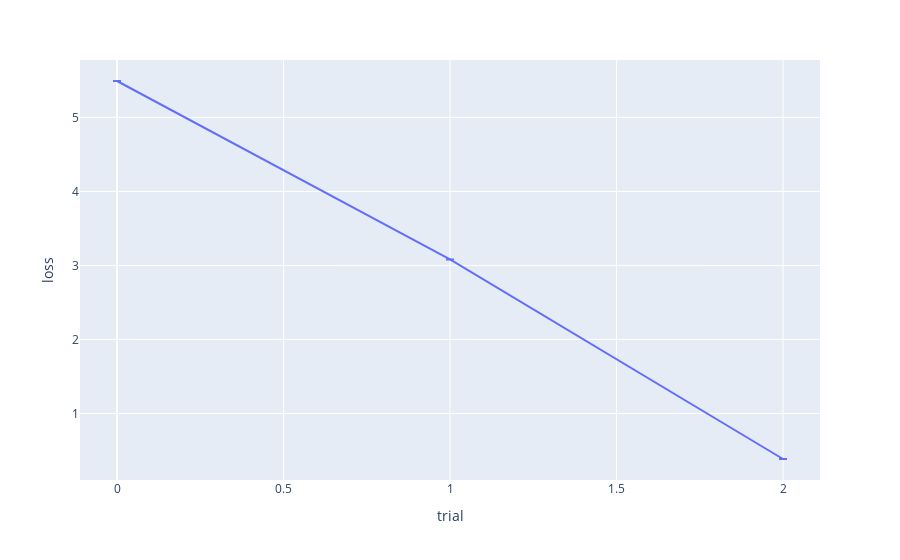
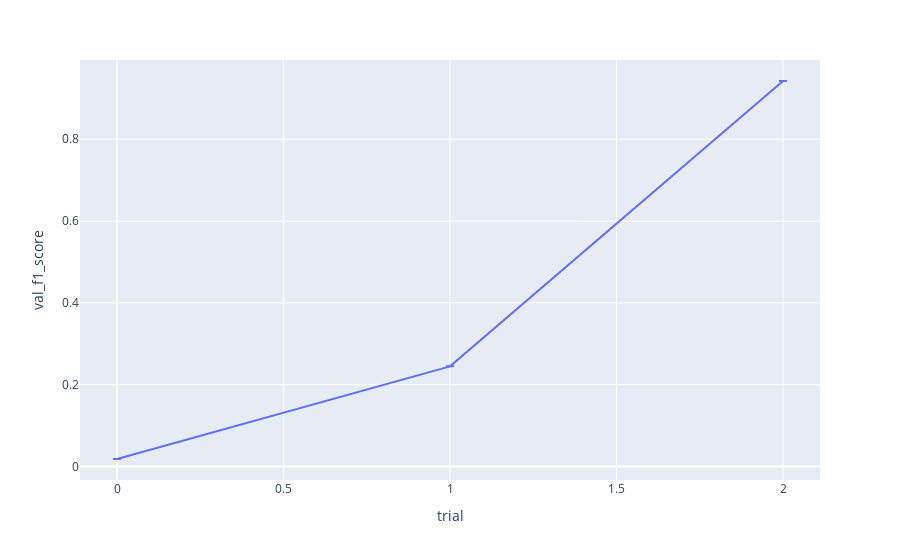
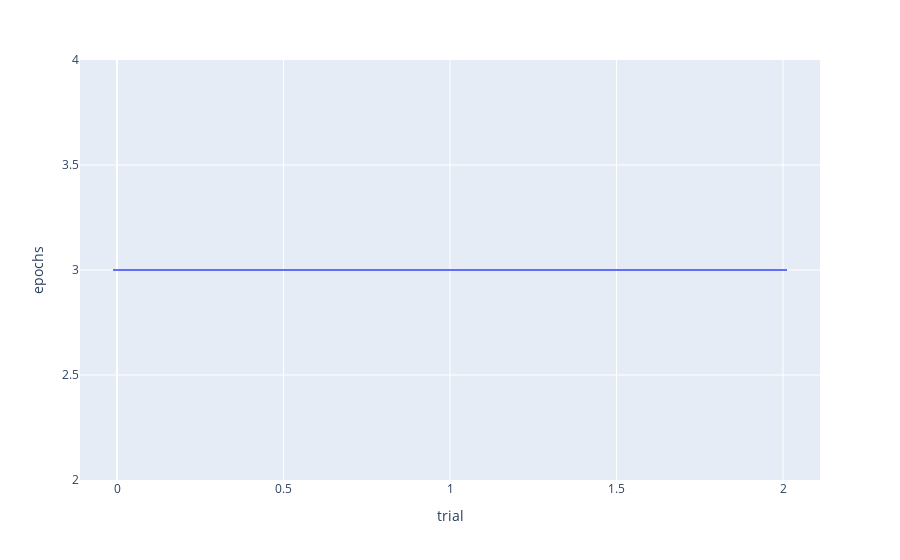

Notebook code for these charts, in order:
### Code cell
show_best_vals("../../../models/tuning/testfast2/")

### Figure 1 — Plotly figure (JSON) as saved in the notebook; plotly's stock layout.template omitted (floating-point values rounded to 4 significant figures)
{"data": [{"error_y": {"array": [null, null, null]}, "hovertemplate": "trial=%{x}<br>loss=%{y}<extra></extra>", "legendgroup": "", "line": {"color": "#636efa", "dash": "solid"}, "marker": {"symbol": "circle"}, "mode": "lines", "name": "", "orientation": "v", "showlegend": false, "type": "scatter", "x": [0, 1, 2], "xaxis": "x", "y": [5.492, 3.082, 0.3854], "yaxis": "y"}], "layout": {"legend": {"tracegroupgap": 0}, "margin": {"t": 60}, "xaxis": {"anchor": "y", "domain": [0, 1], "title": {"text": "trial"}}, "yaxis": {"anchor": "x", "domain": [0, 1], "title": {"text": "loss"}}}}

### Figure 2 — Plotly figure (JSON) as saved in the notebook; plotly's stock layout.template omitted (floating-point values rounded to 4 significant figures)
{"data": [{"error_y": {"array": [null, null, null]}, "hovertemplate": "trial=%{x}<br>val_f1_score=%{y}<extra></extra>", "legendgroup": "", "line": {"color": "#636efa", "dash": "solid"}, "marker": {"symbol": "circle"}, "mode": "lines", "name": "", "orientation": "v", "showlegend": false, "type": "scatter", "x": [0, 1, 2], "xaxis": "x", "y": [0.01817, 0.2447, 0.9425], "yaxis": "y"}], "layout": {"legend": {"tracegroupgap": 0}, "margin": {"t": 60}, "xaxis": {"anchor": "y", "domain": [0, 1], "title": {"text": "trial"}}, "yaxis": {"anchor": "x", "domain": [0, 1], "title": {"text": "val_f1_score"}}}}

### Figure 3 — Plotly figure (JSON) as saved in the notebook; plotly's stock layout.template omitted (floating-point values rounded to 4 significant figures)
{"data": [{"error_y": {"array": [null, null, null]}, "hovertemplate": "trial=%{x}<br>epochs=%{y}<extra></extra>", "legendgroup": "", "line": {"color": "#636efa", "dash": "solid"}, "marker": {"symbol": "circle"}, "mode": "lines", "name": "", "orientation": "v", "showlegend": false, "type": "scatter", "x": [0, 1, 2], "xaxis": "x", "y": [3, 3, 3], "yaxis": "y"}], "layout": {"legend": {"tracegroupgap": 0}, "margin": {"t": 60}, "xaxis": {"anchor": "y", "domain": [0, 1], "title": {"text": "trial"}}, "yaxis": {"anchor": "x", "domain": [0, 1], "title": {"text": "epochs"}}}}
